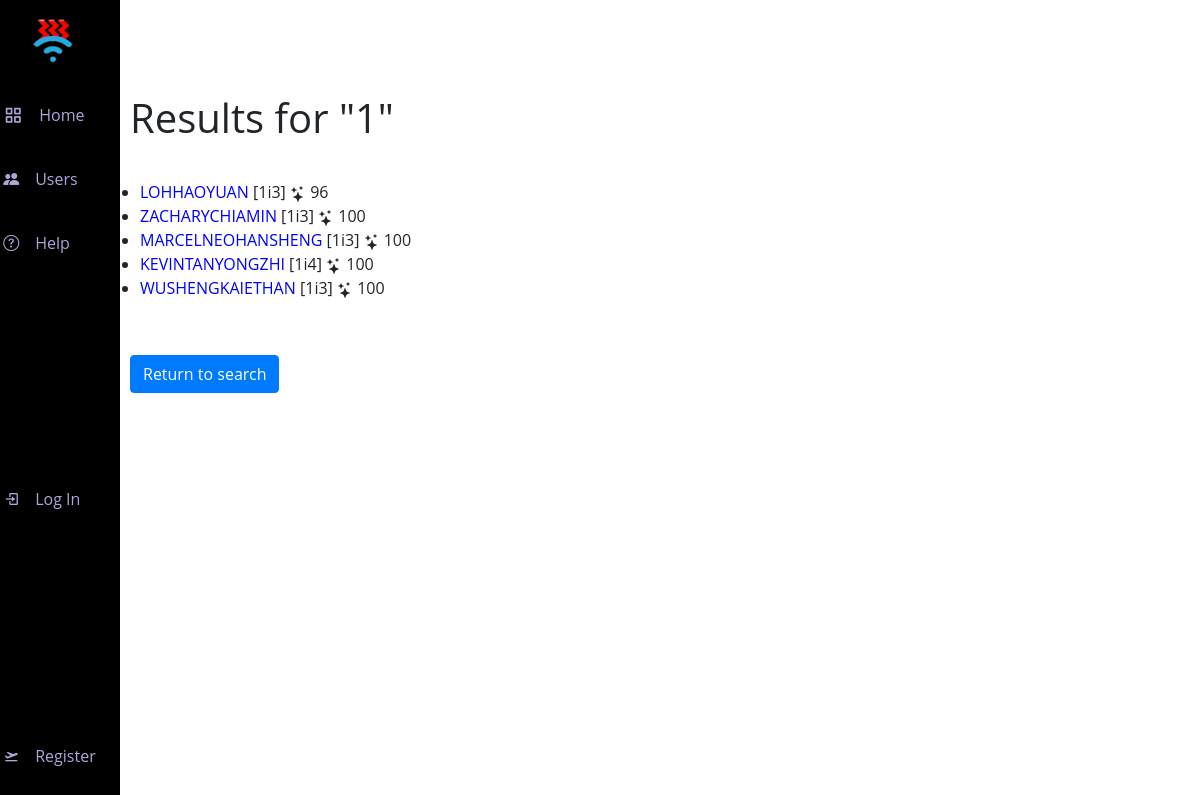
The app's page /search, older data.
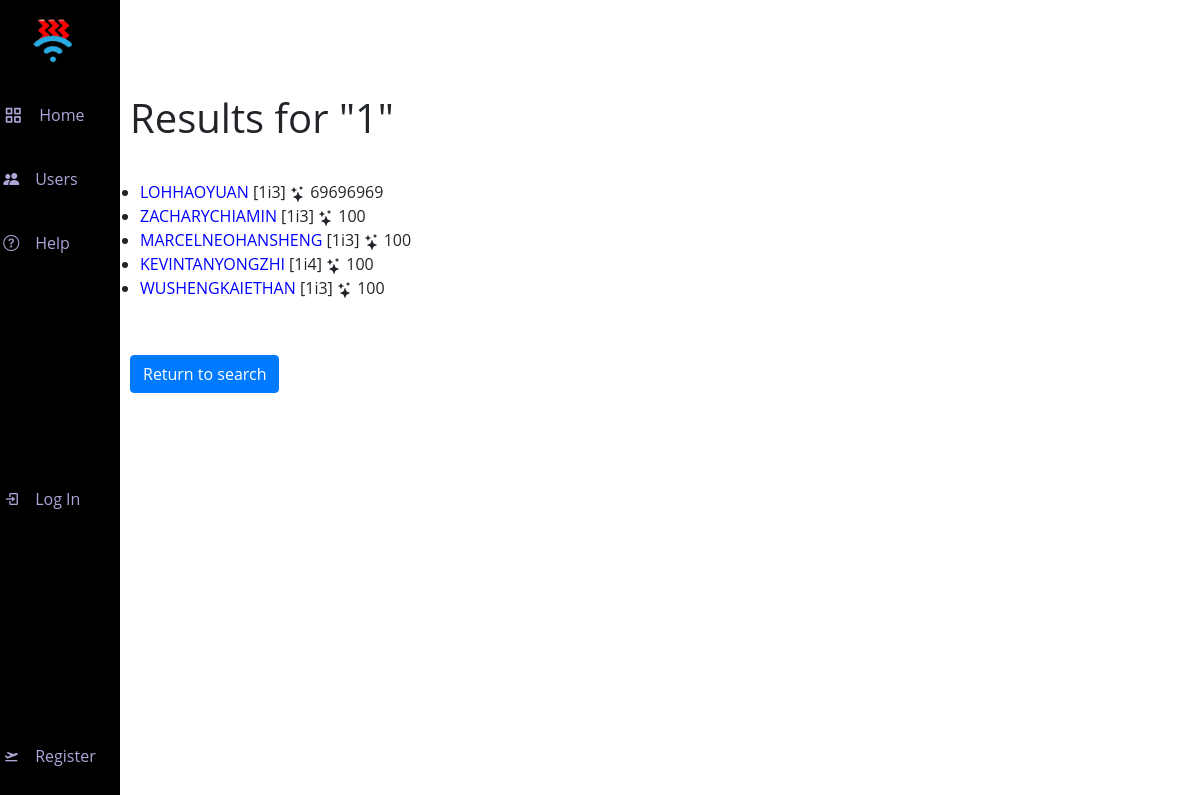
The same page, newer data.
### ourapp/models.py (models this page shows)
class User(AbstractUser):
    hciclass = models.CharField(max_length=3, null=False, blank=False)
    consortium = models.CharField(max_length=8, null=True, blank=True)
    bio = models.TextField(max_length=500, null=True, blank=True)
    reputation = models.IntegerField(null=False, blank=False, default=100)
    email = models.EmailField(null=False, max_length=26, blank=False)
    reputation_multiplier = models.IntegerField(default = 1)
    darkModeOn = models.BooleanField(default=True)
    name_colour = models.CharField(max_length=7, default="#000000")
    banned = models.BooleanField(default=False)

### ourapp/views.py (the view)
# urls.py: path("search", views.search, name="search"),
def search(request):
    query = str(request.GET.get('q', 1))
    query.strip()
    searchq = query.replace(' ', '')
    search_filter = str(request.GET.get('filter', 1))
    if search_filter == "filter_username":
        searchq = searchq.upper()
        try:
            h = User.objects.get(username=searchq)
            return HttpResponseRedirect(reverse("profile", kwargs={"username":searchq}))
        except:
            data = User.objects.all()
            user_list = []
            for user in data:
                if searchq in user.username:
                    user_list.append(user)
            return render(request, "ourapp/user_search_results.html", {
                "data": user_list,
                "searchq" : query
            })
    else:
        data = User.objects.filter(hciclass__contains=searchq)
        return render(request, "ourapp/user_search_results.html", {
            "data": data,
            "searchq": query
        })

### ourapp/templates/ourapp/user_search_results.html (shortened to what this page needs)
{% extends "ourapp/layout.html" %}
{% block body %}
    <h1 class="needspad">Results for "{{searchq}}"</h1>
    <ul>
        {% for user in data %}
            <li>
                <a href="{% url 'profile' user %}">{{user.username}}</a>
                <span>
                    [{{user.hciclass}}]
                    {{user.reputation}}
                </span>
            </li>
        {% endfor %}
    </ul>
    <h1 class="needspad"><a class="btn btn-primary" href="{% url 'users'%}">Return to search</a></h1>
{% endblock %}

Row changes from the older to the newer data that the page shows:
changed User "LOHHAOYUAN": reputation "96" → "69696969"
